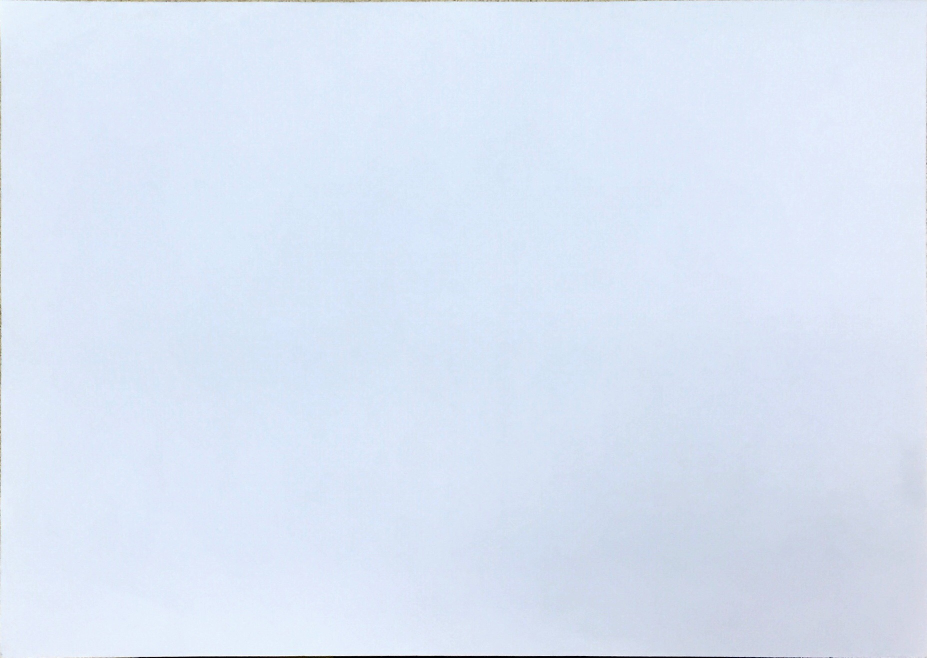
#> input picture DDit.Python351/Tensorflow_4_models/SrcHandWrite.jpg, 1854 x 1315 px, given in place of the camera (shown at 1/2 size)
$ python meanshift_1.py
#> lines starting #> are read from the running program, lines starting #| are printed output that depends on the picture; after the words box and inside, x2 and y2 are one past the last pixel; in counts of white or black regions, pixels touching at a corner belong together
import cv2
import numpy as np

# 设置初始化的窗口位置
r,h,c,w =  5,127,149,206# 设置初试窗口位置和大小
track_window = (c,r,w,h)

cap = cv2.VideoCapture(1)

ret, frame= cap.read()
#> frame is the input picture: shape (1315, 1854, 3); mean B, G, R 245.1, 228.5, 217.7

# 设置追踪的区域
roi = frame[r:r+h, c:c+w]
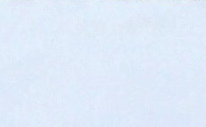
#> roi: shape (127, 206, 3); mean B, G, R 249.8, 234.7, 223.3
# roi区域的hsv图像
hsv_roi = cv2.cvtColor(roi, cv2.COLOR_BGR2GRAY)
cv2.imshow('hsv_roi',hsv_roi)
# 取值hsv值在(0,60,32)到(180,255,255)之间的部分
thresh = cv2.threshold(hsv_roi, 225, 255, cv2.THRESH_BINARY)[1]
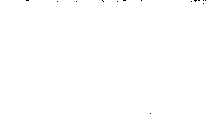
#> thresh: shape (127, 206); 99.9% white; black in thin lines or dots, all inside (x1, y1, x2, y2) = (26, 0, 206, 114)
cv2.imshow('thresh',thresh)
# 计算直方图,参数为 图片(可多)，通道数，蒙板区域，直方图长度，范围
roi_hist = cv2.calcHist([thresh],[0],None,[256],[0.0,256.0])
#> roi_hist = 256 values, max 26139 at index 255, min 0 at index 1, mean 102.2
print (roi_hist)
#> (printed output is left out)
# 归一化
cv2.normalize(roi_hist,roi_hist,0,255,cv2.NORM_MINMAX)
print (roi_hist)
#> (printed output is left out)
# 设置终止条件，迭代10次或者至少移动1次
term_crit = ( cv2.TERM_CRITERIA_EPS | cv2.TERM_CRITERIA_COUNT, 10, 1 )

while(1):
    ret, frame = cap.read()
    if ret == True:
        # 计算每一帧的hsv图像
        hsv = cv2.cvtColor(frame, cv2.COLOR_BGR2GRAY)
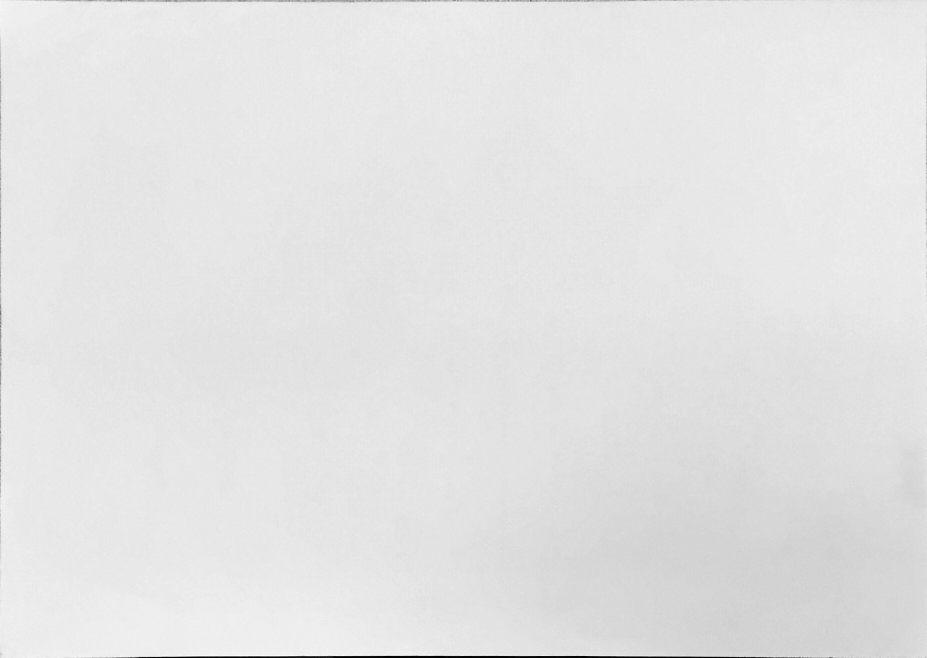
#> hsv: shape (1315, 1854) (shown at 1/2 size); min 0, max 255, mean 227.2
        # 计算反向投影
        dst = cv2.calcBackProject([hsv],[0],roi_hist,[0.0,256.0],1)
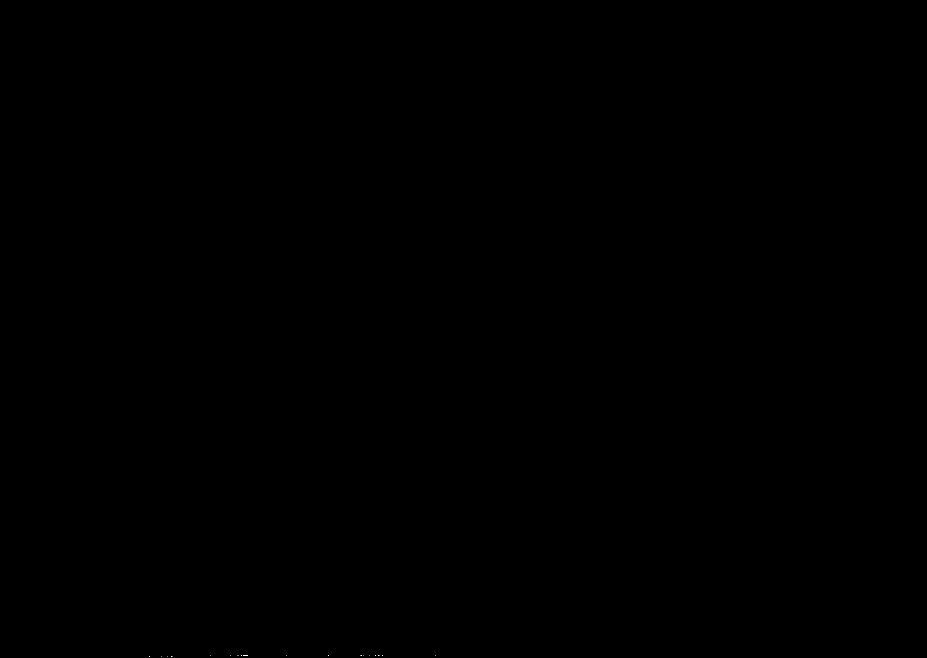
#> dst: shape (1315, 1854) (shown at 1/2 size); 0% white in thin lines or dots, all inside (x1, y1, x2, y2) = (298, 1310, 871, 1313)
        cv2.imshow('dst',dst)
        # 调用meanShift算法在dst中寻找目标窗口，找到后返回目标窗口
        ret, track_window = cv2.meanShift(dst, track_window, term_crit)
#> ret = 0; track_window = (149, 5, 206, 127)
        # Draw it on image
        x,y,w,h = track_window
#> x = 149; y = 5; w = 206; h = 127
        img2 = cv2.rectangle(frame, (x,y), (x+w,y+h), 255,2)
        cv2.imshow('img2',img2)


    if cv2.waitKey(1) & 0xFF == ord('q'):
#> (key q is pressed here)
        break
cap.release()
cv2.destroyAllWindows()

$ run again, on DDit.Python351/Tensorflow_4_models/HandWrite.jpg
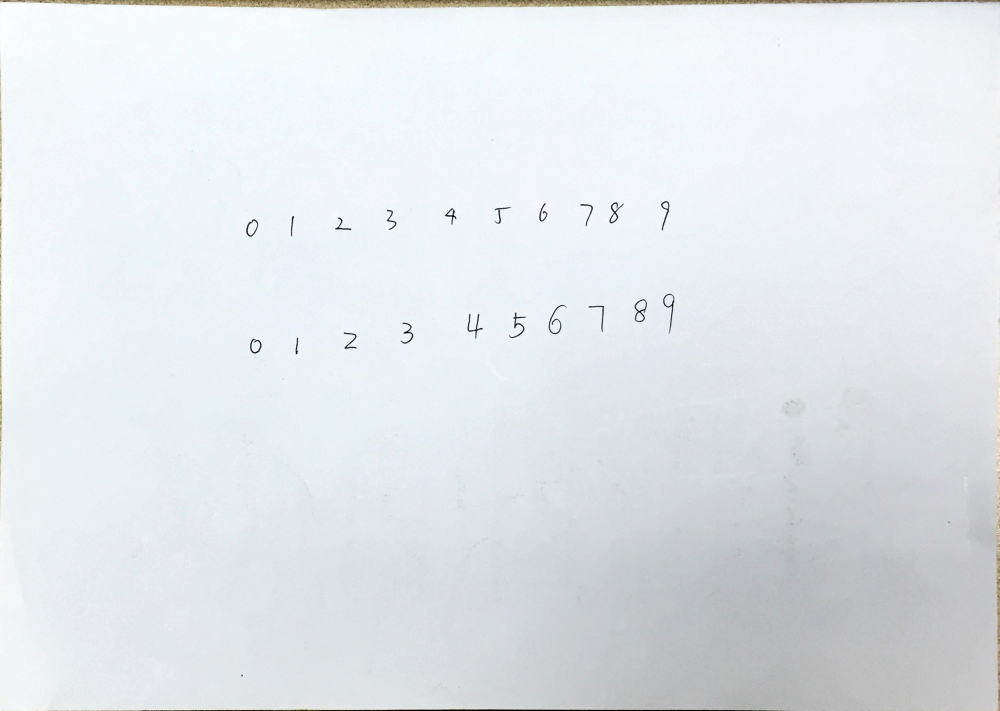
#> input picture DDit.Python351/Tensorflow_4_models/HandWrite.jpg, 2999 x 2132 px, given in place of the camera (shown at 1/3 size)
#> frame is the input picture: shape (2132, 2999, 3); mean B, G, R 234.7, 230.9, 226.4
#> `hsv_roi = cv2.cvtColor(roi, cv2.COLOR_BGR2GRAY)`:
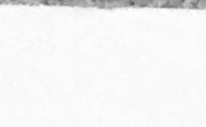
#> hsv_roi: shape (127, 206); min 90, max 255, mean 244.2
#> `thresh = cv2.threshold(hsv_roi, 225, 255, cv2.THRESH_BINARY)[1]`:
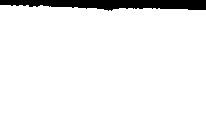
#> thresh: shape (127, 206); 93.8% white; 1 black region, box (x1, y1, x2, y2) and area: (0, 0, 206, 11) 1614
#> roi_hist = 256 values, max 24548 at index 255, min 0 at index 1, mean 102.2
#> (printed output is left out)
#> (printed output is left out)
#> ret = 1; track_window = (152, 0, 206, 127)
#> x = 152; y = 0; w = 206; h = 127
